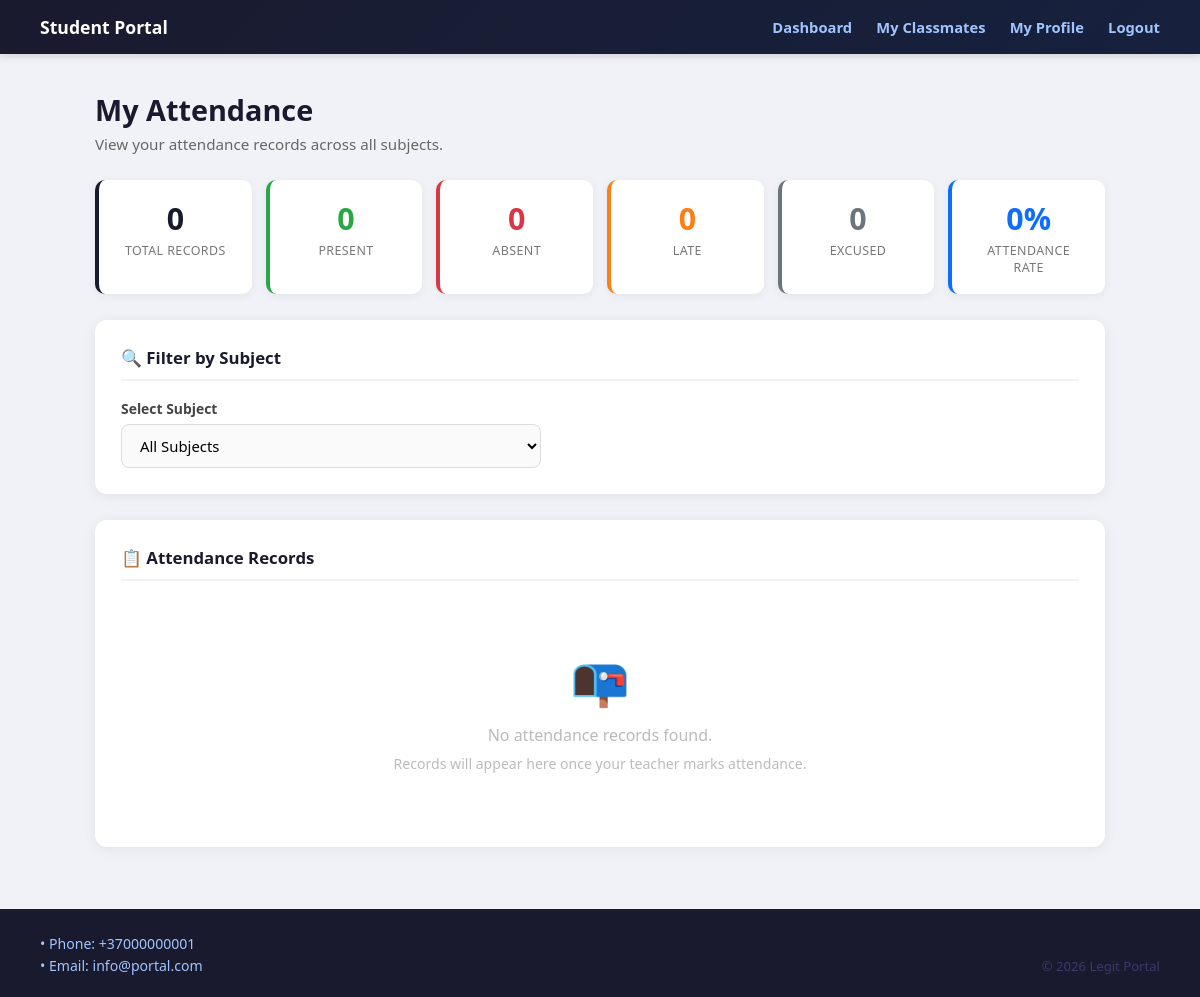
Page /attendance_student.php (signed in) on the earlier database version.
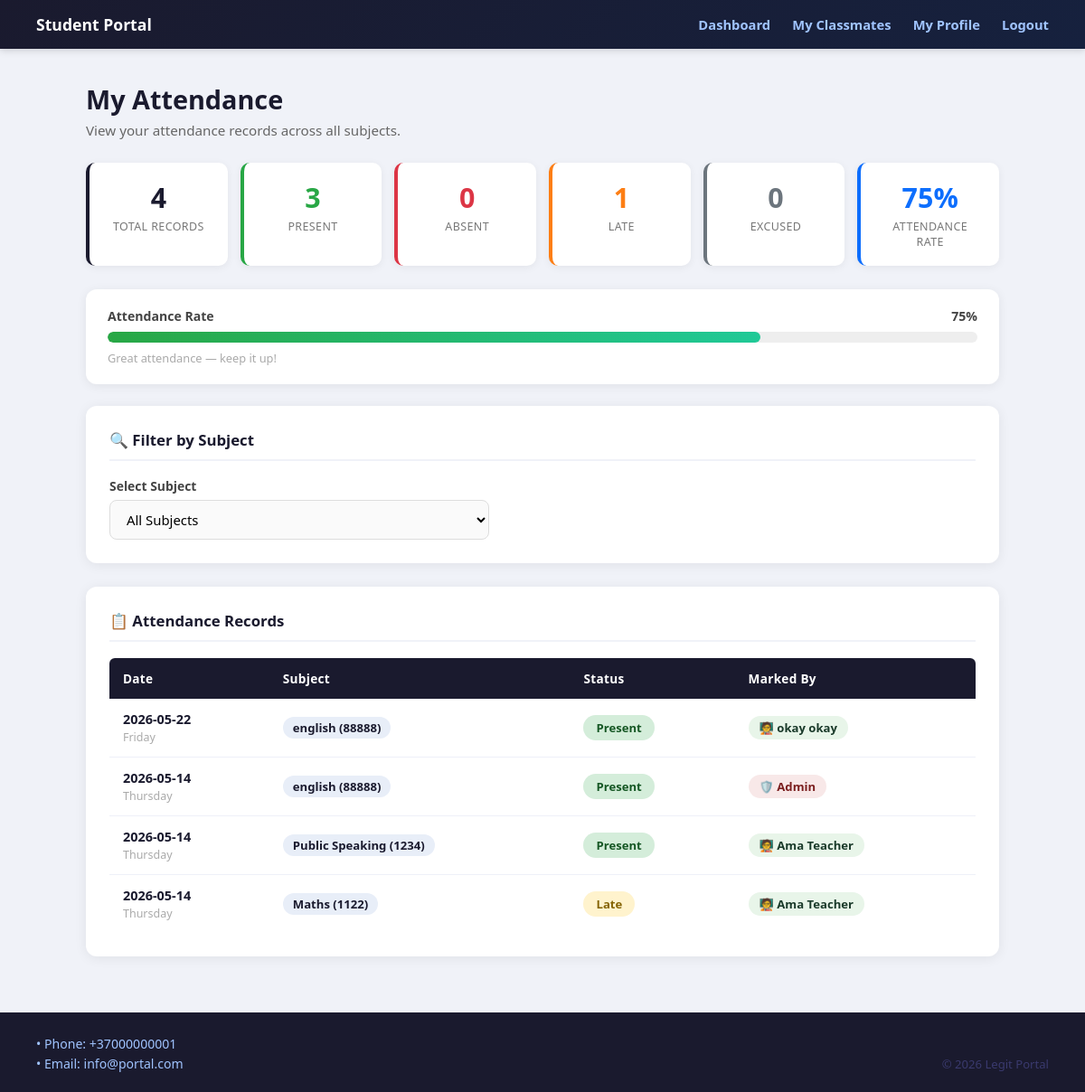
Same page on the later database version.
### tables this page shows
CREATE TABLE `attendance` (
  `id` int(11) NOT NULL,
  `student_id` int(11) NOT NULL,
  `subject_id` int(11) NOT NULL,
  `attendance_date` date NOT NULL,
  `status` enum('present','absent','late','excused') NOT NULL DEFAULT 'present',
  `marked_by` int(11) DEFAULT NULL,
  `created_at` timestamp NOT NULL DEFAULT current_timestamp()
);

CREATE TABLE `subjects` (
  `id` int(11) NOT NULL,
  `subject_name` varchar(100) NOT NULL,
  `subject_code` varchar(20) DEFAULT NULL,
  `teacher_id` int(11) NOT NULL,
  `created_at` timestamp NOT NULL DEFAULT current_timestamp()
);

CREATE TABLE `users` (
  `id` int(11) NOT NULL COMMENT 'Unique ID for each user',
  `username` varchar(50) NOT NULL COMMENT 'User''s login name',
  `password` varchar(255) NOT NULL COMMENT 'User''s password',
  `name` varchar(100) DEFAULT NULL COMMENT 'User''s first name',
  `surname` varchar(100) DEFAULT NULL COMMENT 'User''s last name',
  `birth_year` year(4) DEFAULT NULL COMMENT 'User''s year of birth',
  `description` text DEFAULT NULL COMMENT 'A long text about the user',
  `photo` varchar(255) DEFAULT NULL COMMENT 'The file path of the user''s photo',
  `role` enum('student','teacher') NOT NULL DEFAULT 'student'
);

### attendance_student.php (the view, shortened to what the changed rows need)
<?php
require_once 'config.php';
$student_id = (int)$_SESSION["user_id"];
$subject_id = (int)($_GET["subject_id"] ?? 0);
$stmt = $conn->prepare(
    "SELECT s.id, s.subject_name, s.subject_code
     FROM enrollments e
     JOIN subjects s ON s.id = e.subject_id
     WHERE e.student_id = ?
     ORDER BY s.subject_name ASC"
);
$stmt->bind_param("i", $student_id);
$stmt->execute();
if ($subject_id > 0) {
    $stmt = $conn->prepare(
        "SELECT a.attendance_date, a.status,
                s.subject_name, s.subject_code,
                u.username AS marker_username,
                u.name AS marker_name,
                u.surname AS marker_surname,
                u.role AS marker_role
         FROM attendance a
         JOIN subjects s ON s.id = a.subject_id
         LEFT JOIN users u ON u.id = a.marked_by
         WHERE a.student_id = ? AND a.subject_id = ?
         ORDER BY a.attendance_date DESC"
    );
    $stmt->bind_param("ii", $student_id, $subject_id);
} else {
    $stmt = $conn->prepare(
        "SELECT a.attendance_date, a.status,
                s.subject_name, s.subject_code,
                u.username AS marker_username,
                u.name AS marker_name,
                u.surname AS marker_surname,
                u.role AS marker_role
         FROM attendance a
         JOIN subjects s ON s.id = a.subject_id
         LEFT JOIN users u ON u.id = a.marked_by
         WHERE a.student_id = ?
         ORDER BY a.attendance_date DESC"
    );
    $stmt->bind_param("i", $student_id);
}
$stmt->execute();
$att_res = $stmt->get_result();
$records = [];
while ($row = $att_res->fetch_assoc()) $records[] = $row;
$summary = ['present' => 0, 'absent' => 0, 'late' => 0, 'excused' => 0];
foreach ($records as $r) {
    if (isset($summary[$r['status']])) $summary[$r['status']]++;
}
$total = count($records);
$attendance_rate = $total > 0 ? round(($summary['present'] / $total) * 100) : 0;
function getMarkerLabel($row) {
    if (empty($row['marker_username'])) {
        return ['label' => '🛡️ Admin', 'class' => 'marker-admin'];
    }
    $full = trim(($row['marker_name'] ?? '') . ' ' . ($row['marker_surname'] ?? ''));
    $name = $full ?: $row['marker_username'];
    if (($row['marker_role'] ?? '') === 'teacher') {
        return ['label' => '🧑‍🏫 ' . $name, 'class' => 'marker-teacher'];
    }
    return ['label' => '🛡️ Admin', 'class' => 'marker-admin'];
}
?>
<!DOCTYPE html>
<html lang="en">
<head>
</head>
<body>
<div class="container">
    <div class="page-title">
        <h1>My Attendance</h1>
    </div>
    <div class="stats-bar">
        <div class="stat stat-total">
            <div class="num"><?php echo $total; ?></div>
            <div class="lbl">Total Records</div>
        </div>
        <div class="stat stat-present">
            <div class="num"><?php echo $summary['present']; ?></div>
            <div class="lbl">Present</div>
        </div>
        <div class="stat stat-late">
            <div class="num"><?php echo $summary['late']; ?></div>
            <div class="lbl">Late</div>
        </div>
        <div class="stat stat-rate">
            <div class="num"><?php echo $attendance_rate; ?>%</div>
            <div class="lbl">Attendance Rate</div>
        </div>
    </div>
    <?php if ($total > 0):
        $bar_class = $attendance_rate >= 75 ? 'rate-high' : ($attendance_rate >= 50 ? 'rate-medium' : 'rate-low');
    ?>
    <div class="rate-card">
        <div class="rate-label">
            <span>Attendance Rate</span>
            <span><?php echo $attendance_rate; ?>%</span>
        </div>
        <div class="rate-bar-wrap">
            <div class="rate-bar <?php echo $bar_class; ?>" style="width:<?php echo $attendance_rate; ?>%"></div>
        </div>
        <p style="font-size:0.8rem;color:#aaa;margin-top:8px;">
            <?php
            if ($attendance_rate >= 75)     echo "Great attendance — keep it up!";
            elseif ($attendance_rate >= 50) echo "Average attendance — try to improve.";
            else                            echo "Low attendance — please speak with your teacher.";
            ?>
        </p>
    </div>
    <?php endif; ?>
    <div class="card">
        <h2>🔍 Filter by Subject</h2>
    </div>
    <div class="card">
        <h2>📋 Attendance Records</h2>
        <?php if (count($records) === 0): ?>
            <div class="empty">
                <div class="icon">📭</div>
                <p>No attendance records found<?php echo $subject_id > 0 ? ' for this subject' : ''; ?>.</p>
                <p style="margin-top:8px;font-size:0.88rem;">Records will appear here once your teacher marks attendance.</p>
            </div>
        <?php else: ?>
        <table>
            <thead>
                <tr>
                    <th>Date</th>
                    <th>Subject</th>
                    <th>Status</th>
                    <th>Marked By</th>
                </tr>
            </thead>
            <tbody>
                <?php foreach ($records as $row):
                    $marker = getMarkerLabel($row);
                    $sub_label = $row['subject_name'] . (!empty($row['subject_code']) ? " ({$row['subject_code']})" : "");
                    $day_name  = date("l", strtotime($row['attendance_date']));
                ?>
                <tr>
                    <td>
                        <div class="date-cell"><?php echo htmlspecialchars($row['attendance_date']); ?></div>
                        <div class="day-name"><?php echo $day_name; ?></div>
                    </td>
                    <td><span class="sub-badge"><?php echo htmlspecialchars($sub_label); ?></span></td>
                    <td>
                        <span class="status-badge status-<?php echo $row['status']; ?>">
                            <?php
                            $icons = ['present'=>'','absent'=>'','late'=>'','excused'=>''];
                            echo ($icons[$row['status']] ?? '') . ' ' . ucfirst($row['status']);
                            ?>
                        </span>
                    </td>
                    <td>
                        <span class="marker-badge <?php echo $marker['class']; ?>">
                            <?php echo htmlspecialchars($marker['label']); ?>
                        </span>
                    </td>
                </tr>
                <?php endforeach; ?>
            </tbody>
        </table>
        <?php endif; ?>
    </div>
</div>
</body>
</html>

Differences in the rows shown:
added attendance: attendance_date "2026-05-22", attendance_date "Friday", subject.subject_code "english (88888)", status "Present", marked_by.surname "🧑‍🏫 okay okay"
added attendance: attendance_date "2026-05-14", attendance_date "Thursday", subject.subject_code "english (88888)", status "Present", label "🛡️ Admin"
added attendance: attendance_date "2026-05-14", attendance_date "Thursday", subject.subject_code "Public Speaking (1234)", status "Present", label "🧑‍🏫 Ama Teacher"
added attendance: attendance_date "2026-05-14", attendance_date "Thursday", subject.subject_code "Maths (1122)", status "Late", label "🧑‍🏫 Ama Teacher"
Other differences:
$total: "0" → "4"
$summary['present']: "0" → "3"
$summary['late']: "0" → "1"
$attendance_rate: "0" → "75"
$attendance_rate: (not shown) → "75"
text no longer shown: "📭 No attendance records found . Records will appear here once your teacher marks attendance."
text now shown: "Attendance Rate % Great attendance — keep it up! Date Subject Status Marked By"
